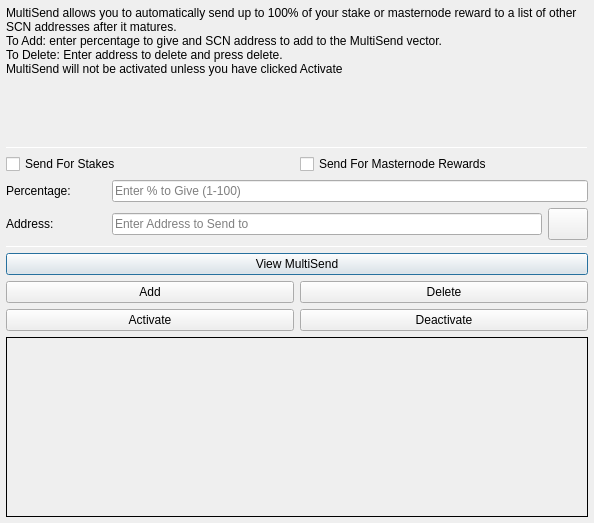
<?xml version="1.0" encoding="UTF-8"?>
<ui version="4.0">
 <class>MultiSendDialog</class>
 <widget class="QDialog" name="MultiSendDialog">
  <property name="windowModality">
   <enum>Qt::NonModal</enum>
  </property>
  <property name="geometry">
   <rect>
    <x>0</x>
    <y>0</y>
    <width>594</width>
    <height>523</height>
   </rect>
  </property>
  <property name="windowTitle">
   <string>MultiSend</string>
  </property>
  <layout class="QVBoxLayout" name="verticalLayout" stretch="0">
   <property name="leftMargin">
    <number>6</number>
   </property>
   <property name="topMargin">
    <number>6</number>
   </property>
   <property name="rightMargin">
    <number>6</number>
   </property>
   <property name="bottomMargin">
    <number>6</number>
   </property>
   <item>
    <layout class="QVBoxLayout" name="verticalLayout_Main" stretch="1,1,1,1,1,1">
     <item>
      <widget class="QLabel" name="label_2">
       <property name="lineWidth">
        <number>1</number>
       </property>
       <property name="text">
        <string>MultiSend allows you to automatically send up to 100% of your stake or masternode reward to a list of other SCN addresses after it matures.
To Add: enter percentage to give and SCN address to add to the MultiSend vector.
To Delete: Enter address to delete and press delete.
MultiSend will not be activated unless you have clicked Activate</string>
       </property>
       <property name="alignment">
        <set>Qt::AlignLeading|Qt::AlignLeft|Qt::AlignTop</set>
       </property>
       <property name="wordWrap">
        <bool>true</bool>
       </property>
      </widget>
     </item>
     <item>
      <widget class="Line" name="line">
       <property name="minimumSize">
        <size>
         <width>0</width>
         <height>1</height>
        </size>
       </property>
       <property name="maximumSize">
        <size>
         <width>16777215</width>
         <height>1</height>
        </size>
       </property>
       <property name="orientation">
        <enum>Qt::Horizontal</enum>
       </property>
      </widget>
     </item>
     <item>
      <layout class="QVBoxLayout" name="verticalLayout_Settings">
       <item>
        <layout class="QHBoxLayout" name="horizontalLayout">
         <item>
          <widget class="QCheckBox" name="multiSendStakeCheckBox">
           <property name="text">
            <string>Send For Stakes</string>
           </property>
          </widget>
         </item>
         <item>
          <widget class="QCheckBox" name="multiSendMasternodeCheckBox">
           <property name="text">
            <string>Send For Masternode Rewards</string>
           </property>
          </widget>
         </item>
        </layout>
       </item>
       <item>
        <layout class="QHBoxLayout" name="horizontalLayout_6">
         <item>
          <widget class="QLabel" name="label">
           <property name="minimumSize">
            <size>
             <width>100</width>
             <height>0</height>
            </size>
           </property>
           <property name="toolTip">
            <string>Percentage of stake to send</string>
           </property>
           <property name="text">
            <string>Percentage:</string>
           </property>
          </widget>
         </item>
         <item>
          <widget class="QLineEdit" name="multiSendPercentEdit">
           <property name="toolTip">
            <string>Enter whole numbers 1 - 100</string>
           </property>
           <property name="placeholderText">
            <string>Enter % to Give (1-100)</string>
           </property>
          </widget>
         </item>
        </layout>
       </item>
       <item>
        <layout class="QHBoxLayout" name="horizontalLayout_7">
         <item>
          <widget class="QLabel" name="label_5">
           <property name="minimumSize">
            <size>
             <width>100</width>
             <height>0</height>
            </size>
           </property>
           <property name="toolTip">
            <string>Address to send portion of stake to</string>
           </property>
           <property name="text">
            <string>Address:</string>
           </property>
          </widget>
         </item>
         <item>
          <widget class="QLineEdit" name="multiSendAddressEdit">
           <property name="toolTip">
            <string/>
           </property>
           <property name="placeholderText">
            <string>Enter Address to Send to</string>
           </property>
          </widget>
         </item>
         <item>
          <widget class="QPushButton" name="addressBookButton">
           <property name="maximumSize">
            <size>
             <width>16777215</width>
             <height>32</height>
            </size>
           </property>
           <property name="toolTip">
            <string>Choose an address from the address book</string>
           </property>
           <property name="text">
            <string/>
           </property>
           <property name="icon">
            <iconset resource="../securecloud.qrc">
             <normaloff>:/icons/address-book</normaloff>:/icons/address-book</iconset>
           </property>
           <property name="shortcut">
            <string>Alt+A</string>
           </property>
           <property name="autoDefault">
            <bool>false</bool>
           </property>
          </widget>
         </item>
        </layout>
       </item>
      </layout>
     </item>
     <item>
      <widget class="Line" name="line_2">
       <property name="minimumSize">
        <size>
         <width>0</width>
         <height>1</height>
        </size>
       </property>
       <property name="maximumSize">
        <size>
         <width>16777215</width>
         <height>1</height>
        </size>
       </property>
       <property name="orientation">
        <enum>Qt::Horizontal</enum>
       </property>
      </widget>
     </item>
     <item>
      <layout class="QVBoxLayout" name="verticalLayout_Buttons">
       <item>
        <layout class="QHBoxLayout" name="horizontalLayout_4">
         <item>
          <widget class="QPushButton" name="viewButton">
           <property name="toolTip">
            <string/>
           </property>
           <property name="statusTip">
            <string>View MultiSend Vector</string>
           </property>
           <property name="text">
            <string>View MultiSend</string>
           </property>
          </widget>
         </item>
        </layout>
       </item>
       <item>
        <layout class="QHBoxLayout" name="horizontalLayout_2">
         <item>
          <widget class="QPushButton" name="addButton">
           <property name="toolTip">
            <string/>
           </property>
           <property name="statusTip">
            <string>Add to MultiSend Vector</string>
           </property>
           <property name="text">
            <string>Add</string>
           </property>
          </widget>
         </item>
         <item>
          <widget class="QPushButton" name="deleteButton">
           <property name="toolTip">
            <string/>
           </property>
           <property name="statusTip">
            <string>Delete Address From MultiSend Vector</string>
           </property>
           <property name="text">
            <string>Delete</string>
           </property>
          </widget>
         </item>
        </layout>
       </item>
       <item>
        <layout class="QHBoxLayout" name="horizontalLayout_5">
         <item>
          <widget class="QPushButton" name="activateButton">
           <property name="statusTip">
            <string>Activate MultiSend</string>
           </property>
           <property name="text">
            <string>Activate</string>
           </property>
          </widget>
         </item>
         <item>
          <widget class="QPushButton" name="disableButton">
           <property name="statusTip">
            <string>Deactivate MultiSend</string>
           </property>
           <property name="text">
            <string>Deactivate</string>
           </property>
          </widget>
         </item>
        </layout>
       </item>
      </layout>
     </item>
     <item>
      <widget class="QLabel" name="message">
       <property name="minimumSize">
        <size>
         <width>0</width>
         <height>180</height>
        </size>
       </property>
       <property name="frameShape">
        <enum>QFrame::Panel</enum>
       </property>
       <property name="frameShadow">
        <enum>QFrame::Plain</enum>
       </property>
       <property name="lineWidth">
        <number>1</number>
       </property>
       <property name="midLineWidth">
        <number>1</number>
       </property>
       <property name="text">
        <string/>
       </property>
       <property name="alignment">
        <set>Qt::AlignLeading|Qt::AlignLeft|Qt::AlignTop</set>
       </property>
       <property name="wordWrap">
        <bool>true</bool>
       </property>
      </widget>
     </item>
    </layout>
   </item>
  </layout>
 </widget>
 <resources>
  <include location="../securecloud.qrc"/>
 </resources>
 <connections/>
</ui>
